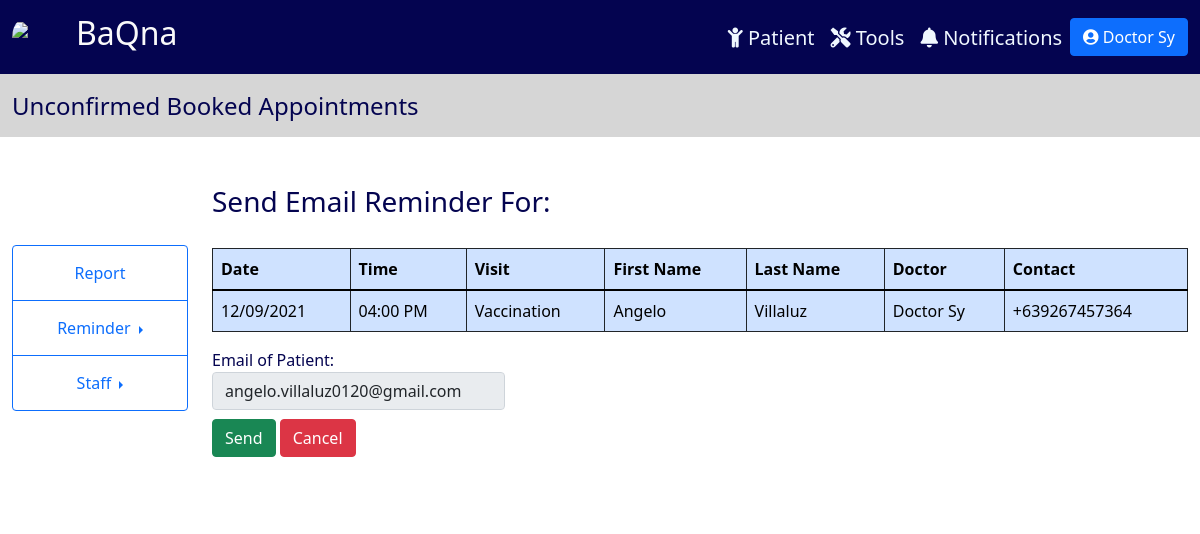
The page /unconfirmedApptsEmail/31 (signed in) on the database its author committed.
### tracker/models.py (models this page shows, shortened)
class Physician(models.Model):
    CAN_REG = (
        ('Yes', 'Yes'),
        ('No', 'No'),
    )
    user = models.OneToOneField(User, null=True, on_delete=models.CASCADE)
    prefix = models.CharField(max_length=100, null=True, blank=True)
    last_name = models.CharField(max_length=100, null=True)
    first_name = models.CharField(max_length=100, null=True)
    title = models.CharField(max_length=100, null=True, blank=True)
    date_start = models.DateField(null=True, blank=True)
    date_end = models.DateField(null=True, blank=True)
    cell_no = PhoneNumberField(null=True, blank=True)
    doc_type = models.CharField(max_length=100, null=True)
    can_reg = models.CharField(max_length=100, null=True, blank=True, choices=CAN_REG)
    def __str__(self):
        return self.doc_type + " " + self.last_name

class Appointment(models.Model):
    STATUS = (
        ('Blank','Blank'),
        ('Confirmed', 'Confirmed'),
        ('Cancelled', 'Cancelled'),
        ('Rescheduled', 'Rescheduled'),
        ('Requested', 'Requested'),
    )
    patient = models.ForeignKey(Patient, null=True, blank=True, on_delete=models.CASCADE)
    status = models.CharField(max_length=100, choices=STATUS, null=True)
    date = models.DateField(null=True)
    time = models.TimeField(null=True)
    doctor = models.ForeignKey(Physician, on_delete=models.CASCADE)
    visit = models.CharField(max_length=100, null=True)
    location = models.CharField(max_length=100, null=True)
    date_created = models.DateTimeField(null=True, auto_now_add=True)

class Patient(models.Model):
    SEX = (
        ('M', 'Male'),
        ('F', 'Female'),
    )
    last_name = models.CharField(max_length=100, null=True)
    first_name = models.CharField(max_length=100, null=True)
    middle_name = models.CharField(max_length=100, null=True, blank=True)
    suffix = models.CharField(max_length=2, null=True, blank=True)
    nick_name = models.CharField(max_length=100, null=True, blank=True)
    sex = models.CharField(max_length=1, null=True, choices=SEX)
    birthdate = models.DateField(null=True)
    age = models.CharField(max_length=100, null=True, blank=True)
    attending_doctor = models.ForeignKey(Physician, related_name="docpatient", on_delete=models.CASCADE, null=True)
    cert_date = models.DateField(null=True, blank=True)
    cell_no = PhoneNumberField(null=True, blank=True, validators=[MaxLengthValidator(13)])
    landline = models.CharField(max_length=100, null=True, blank=True)
    email = models.EmailField(max_length=254, null=True, blank=True)
    house_no = models.CharField(max_length=100, null=True, blank=True)
    barangay = models.CharField(max_length=100, null=True, blank=True)
    city = models.CharField(max_length=100, null=True, blank=True)
    region = models.CharField(max_length=100, null=True, blank=True)
    zip = models.IntegerField(null=True, blank=True)
    mfname = models.CharField(max_length=100, null=True, blank=True)
    mlname = models.CharField(max_length=100, null=True, blank=True)
    mcontact = PhoneNumberField(null=True, blank=True)
    memail = models.EmailField(max_length=254, null=True, blank=True)
    ffname = models.CharField(max_length=100, null=True, blank=True)
    flname = models.CharField(max_length=100, null=True, blank=True)
    fcontact = PhoneNumberField(null=True, blank=True)
    femail = models.EmailField(max_length=254, null=True, blank=True)
    c1full_name = models.CharField(max_length=100, null=True, blank=True)
    relation1 = models.CharField(max_length=100, null=True, blank=True)
    c1contact = PhoneNumberField(null=True, blank=True)
    c2full_name = models.CharField(max_length=100, null=True, blank=True)
    relation2 = models.CharField(max_length=100, null=True, blank=True)
    c2contact = PhoneNumberField(null=True, blank=True)

### tracker/views.py (the view, shortened to what this page needs)
# urls.py: path('unconfirmedApptsEmail/<str:pk>', views.unconfirmedApptsEmail, name='unconfirmedApptsEmail'),
@login_required(login_url='login')
def unconfirmedApptsEmail(request, pk):
    appointment = Appointment.objects.get(id=pk)
    email = appointment.patient.email
    data = {
        'appointment': appointment,
    }
    return render(request, 'tracker/unconfirmedApptsEmail.html', data)

### tracker/templatetags/auth_extras.py (called while the page is built)
@register.filter(name='has_group')
def has_group(user, group_name):
    group = Group.objects.get(name=group_name)
    return True if group in user.groups.all() else False

### tracker/templates/tracker/unconfirmedApptsEmail.html (shortened to what this page needs)
{% extends 'tracker/main.html' %}
{% block content %}
{% load auth_extras %}
<nav class="navbar navbar-expand-xl" style="background-color: rgb(214, 214, 214);">
  <div class="container-fluid">
    <div class="collapse navbar-collapse me-auto" id="navbarTogglerDemo02">
      <div style="margin-right: auto; margin-top: 10px;">
        <ul class="navbar-nav me-auto mb-2 mb-lg-0 navbar-custom">
          <li class="nav-item" style="margin-right: 5px">
              <h4>Unconfirmed Booked Appointments</h4>
          </li>
        </ul>
      </div>
    </div>
  </div>
</nav>
<div class="container-fluid" style="padding:1%; ">
    <div class="row">
        <div class="col-lg-2" style="background-color: rgb(255, 255, 255);display: flex; justify-content: center; align-items: center; padding-top: 8%; padding-bottom: 8%;">
            <div class="btn-group-vertical" style="display: block;">
              <a class="btn btn-outline-primary" href="{% url 'report' %}">Report</a>
              <div class="btn-group dropend">
                <a class="btn btn-outline-primary dropdown-toggle" data-bs-toggle="dropdown" aria-expanded="false">
                  Reminder
                </a>
              </div>
              {% if request.user.physician.can_reg == "Yes" or request.user|has_group:"Admin" %}
              <div class="btn-group dropend">
                <a class="btn btn-outline-primary dropdown-toggle" data-bs-toggle="dropdown" aria-expanded="false">
                  Staff
                </a>
              </div>
              {% endif %}
            </div>
        </div>
        <div class="col-lg" style="background-color: white; padding-top: 3%;">
          <h3>Send Email Reminder For:</h3>
          <table id="rows" class="table table-primary table-bordered border-dark" style="margin-top: 3%;">
            <thead>
              <th>Date</th>
              <th>Time</th>
              <th>Visit</th>
              <th>First Name</th>
              <th>Last Name</th>
              <th>Doctor</th>
              <th>Contact</th>
            </thead>
            <tbody>
              <td>{{appointment.date}}</td>
              <td>{{appointment.time}}</td>
              <td>{{appointment.visit}}</td>
              <td>{{appointment.patient.first_name}}</td>
              <td>{{appointment.patient.last_name}}</td>
              <td>{{appointment.doctor}}</td>
              <td>{{appointment.patient.cell_no}}</td>
            </tbody>
          </table>
          <form method="post">
            <label>Email of Patient:</label>
            <input id="email" style="width:30%;" type="text" class="form-control" value="{{appointment.patient.email}}" readonly>
            <button style="margin-top:1%;" type="submit" class="btn btn-success">Send</button>
            <a href="{% url 'unconfirmedAppts' %}" style="margin-top:1%;" class="btn btn-danger">Cancel</a>
          </form>
        </div>
    </div>
</div>
{% endblock content %}

### tracker/templates/tracker/main.html (shortened to what this page needs)
{% load static %} {% load auth_extras %}
<!DOCTYPE html>
<html lang="en">
<head>
    <link href="https://cdn.jsdelivr.net/npm/bootstrap@5.1.3/dist/css/bootstrap.min.css" rel="stylesheet">
    <link rel="stylesheet" href="https://cdnjs.cloudflare.com/ajax/libs/font-awesome/5.15.3/css/all.min.css" />
    <link rel="stylesheet" href="https://cdnjs.cloudflare.com/ajax/libs/tempusdominus-bootstrap-4/5.1.2/css/tempusdominus-bootstrap-4.min.css" />
</head>
<body>
  <nav class="navbar navbar-expand-xl" style="background-color: rgb(4, 4, 80);color: white;">
    <div class="container-fluid">
      {% if request.user|has_group:'Patient User' %}
        <a href="{% url 'homePatient' %}" class="navbar-brand">
          <div class="logo-image">
            <img src="https://i.ibb.co/drT8m1M/logo.jpg" class="img-fluid">
          </div>
        </a>
        <a href="{% url 'homePatient' %}"><h2 style="float: left; color: #FAFAFA;">BaQna</h2></a>
      {% else %}
        <a href="{% url 'home' %}" class="navbar-brand">
          <div class="logo-image">
            <img src="https://i.ibb.co/drT8m1M/logo.jpg" class="img-fluid">
          </div>
        </a>
        <a href="{% url 'home' %}"><h2 style="float: left; color: #FAFAFA;">BaQna</h2></a>
      {% endif %}
      <div class="collapse navbar-collapse me-auto" id="navbarTogglerDemo02">
        <div style="margin-left: auto;margin-top: 10px;">
          <ul class="navbar-nav me-auto mb-2 mb-lg-0 navbar-custom">
            {% if request.user|has_group:"Doctor" or request.user|has_group:"Admin" %}
            <li class="nav-item" style="margin-left: 15rem;">
              <a class="nav-link" href="{% url 'home' %}"><h5><i class="fas fa-child"></i> Patient</h5></a>
            </li>
            <li class="nav-item">
              <a class="nav-link" href="{% url 'report' %}"><h5><i class="fas fa-tools"></i> Tools</h5></a>
            </li>
            <li class="nav-item">
              <a class="nav-link" href="{% url 'notifs' %}"><h5><i class="fas fa-bell"></i> Notifications</h5></a>
            </li>
            {% endif %}
            <li class="nav-item">
              <div class="dropdown">
                <button class="btn btn-primary" type="button" id="dropdownMenuButton1" data-bs-toggle="dropdown" aria-expanded="false">
                  <i class="fas fa-user-circle"></i>
                  {% if request.user|has_group:'Doctor' %}
                    {{request.user.physician}}
                  {% elif request.user|has_group:'Patient User' %}
                    {{request.user.patientuser}}
                  {% else %}
                    {{request.user}}
                  {% endif %}
                </button>
              </div>
            </li>
          </ul>
        </div>
      </div>
    </div>
  </nav>
  {% block content %}
  {% endblock %}
</body>
</html>

### tracker/templates/tracker/main.html (style rules this page uses)
body { color:rgb(4, 4, 80); }
.navbar-custom a { color: aliceblue; }
.logo-image { width: 48px; height: 48px; border-radius: 50%; overflow: hidden; }
.btn-group-vertical a { padding: 15px; }

### rows shown on the page
Appointment: date "12/09/2021", time "04:00 PM", visit "Vaccination", patient.first_name "Angelo", patient.last_name "Villaluz", doctor "Doctor Sy", patient.cell_no "+639267457364", patient.email "angelo.villaluz0120@gmail.com"

### other values the page prints
{{ request.user.physician }} "Doctor Sy"
